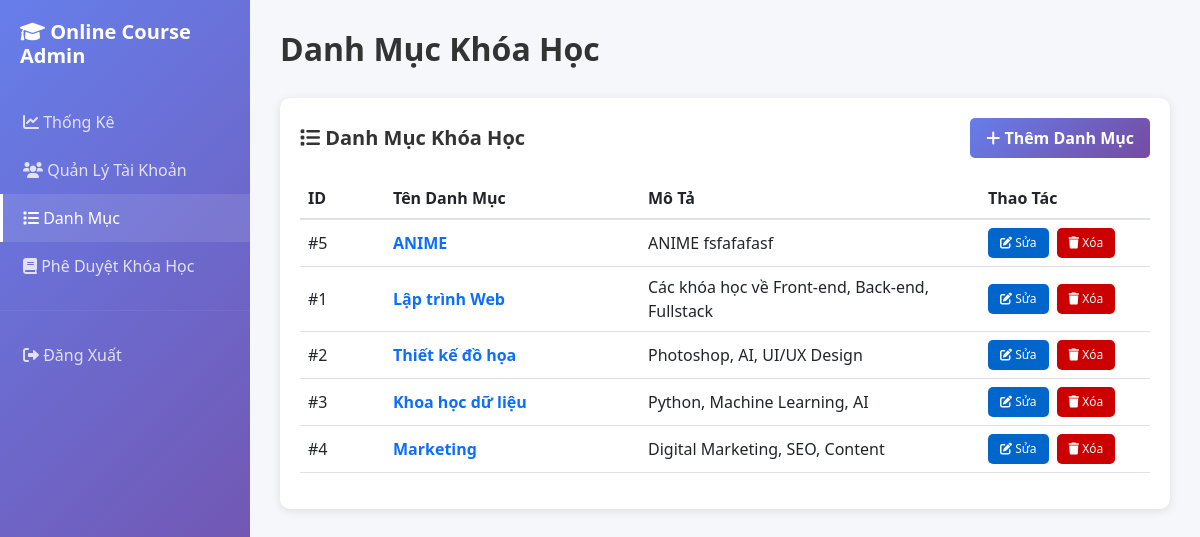
Page /index.php?controller=admin&action=dashboard&tab=categories (signed in) on the committed database.
### tables this page shows
CREATE TABLE `categories` (
  `id` int(11) NOT NULL,
  `name` varchar(255) NOT NULL,
  `description` text DEFAULT NULL,
  `created_at` datetime DEFAULT current_timestamp()
);

### controllers/AdminController.php (called while the page is built, shortened)
<?php
require_once 'models/Category.php';
class AdminController {
    public function dashboard() {
        $currentTab = isset($_GET['tab']) ? $_GET['tab'] : 'overview';
        $database = new Database();
        $db = $database->connect();
        if ($currentTab == 'users') {
            $database = new Database();
            $db = $database->connect();
            $userModel = new User($db);
            $allUsers = $userModel->getAll();
        }
        elseif ($currentTab == 'categories') {
            $categoryModel = new Category($db);
            $allCategories = $categoryModel->getAll();
        }
        elseif ($currentTab == 'courses') {
            $courseModel = new Course($db);
            $pendingCourses = $courseModel->getPendingCourses();
        }
        include 'views/admin/dashboard.php';
    }
}
?>

### models/Category.php (called while the page is built, shortened)
<?php
class Category {
    private $conn;
    private $table = 'categories';
    public function __construct($db) {
        $this->conn = $db;
    }
    public function getAll() {
        $query = "SELECT * FROM " . $this->table . " ORDER BY created_at DESC";
        $stmt = $this->conn->prepare($query);
        $stmt->execute();
        return $stmt->fetchAll(PDO::FETCH_ASSOC);
    }
}
?>

### views/admin/dashboard.php (the view, shortened to what this page needs)
<?php
$currentTab = isset($_GET['tab']) ? $_GET['tab'] : 'overview';
?>
<!DOCTYPE html>
<html lang="vi">
<head>
    <link href="https://cdn.jsdelivr.net/npm/bootstrap@5.3.0/dist/css/bootstrap.min.css" rel="stylesheet">
    <link href="https://cdnjs.cloudflare.com/ajax/libs/font-awesome/6.0.0/css/all.min.css" rel="stylesheet">
</head>
<body>
    <div class="d-flex">
        <div class="sidebar">
            <h5>
                <i class="fas fa-graduation-cap"></i> Online Course Admin
            </h5>
            <nav class="nav flex-column">
                <a class="nav-link <?php echo $currentTab == 'overview' ? 'active' : ''; ?>"
                   href="index.php?controller=admin&action=dashboard">
                    <i class="fas fa-chart-line"></i> Thống Kê
                </a>
                <a class="nav-link <?php echo $currentTab == 'users' ? 'active' : ''; ?>"
                   href="index.php?controller=admin&action=dashboard&tab=users">
                    <i class="fas fa-users"></i> Quản Lý Tài Khoản
                </a>
                <a class="nav-link <?php echo $currentTab == 'categories' ? 'active' : ''; ?>"
                   href="index.php?controller=admin&action=dashboard&tab=categories">
                    <i class="fas fa-list"></i> Danh Mục
                </a>
                <a class="nav-link <?php echo $currentTab == 'courses' ? 'active' : ''; ?>"
                   href="index.php?controller=admin&action=dashboard&tab=courses">
                    <i class="fas fa-book"></i> Phê Duyệt Khóa Học
                </a>
                <hr style="border-color: rgba(255, 255, 255, 0.2); margin: 20px 0;">
                <a class="nav-link" href="index.php?controller=auth&action=logout">
                    <i class="fas fa-sign-out-alt"></i> Đăng Xuất
                </a>
            </nav>
        </div>
        <div class="main-content flex-grow-1">
            <div class="page-header">
                <h2>
                    <?php
                    $titles = [
                        'overview' => 'Tổng Quan',
                        'users' => 'Quản Lý Tài Khoản',
                        'categories' => 'Danh Mục Khóa Học',
                        'courses' => 'Phê Duyệt Khóa Học'
                    ];
                    echo isset($titles[$currentTab]) ? $titles[$currentTab] : 'Bảng Điều Khiển';
                    ?>
                </h2>
            </div>
            <div class="tabs-container">
                <?php if ($currentTab == 'overview'): ?>
                <div class="tab-content">
                    <div class="row mb-4">
                        <div class="col-md-3 mb-3">
                            <div class="stats-card">
                                <i class="fas fa-users" style="color: #667eea;"></i>
                                <h3><?php echo number_format($stats['totalUsers']); ?></h3>
                                <p>Tổng Người Dùng</p>
                            </div>
                        </div>
                        <div class="col-md-3 mb-3">
                            <div class="stats-card">
                                <i class="fas fa-book" style="color: #28a745;"></i>
                                <h3><?php echo number_format($stats['totalCourses']); ?></h3>
                                <p>Khóa Học Đã Duyệt</p>
                            </div>
                        </div>
                        <div class="col-md-3 mb-3">
                            <div class="stats-card">
                                <i class="fas fa-hourglass-half" style="color: #ffc107;"></i>
                                <h3><?php echo number_format($stats['pendingCourses']); ?></h3>
                                <p>Chờ Phê Duyệt</p>
                            </div>
                        </div>
                        <div class="col-md-3 mb-3">
                            <div class="stats-card">
                                <i class="fas fa-chart-line" style="color: #dc3545;"></i>
                                <h3><?php echo number_format($stats['totalRevenue']); ?> đ</h3>
                                <p>Tổng Doanh Thu</p>
                            </div>
                        </div>
                        <div class="col-md-3 mb-3">
                            <div class="stats-card">
                                <i class="fas fa-user-check" style="color: #17a2b8;"></i>
                                <h3><?php echo number_format($stats['totalEnrollments']); ?></h3>
                                <p>Tổng Lượt Đăng Ký</p>
                            </div>
                        </div>
                    </div>
                </div>
                <?php elseif ($currentTab == 'categories'): ?>
                <div class="tab-content">
                    <div class="tab-header">
                        <h5><i class="fas fa-list"></i> Danh Mục Khóa Học</h5>
                        <a href="index.php?controller=admin&action=addCategory" class="btn-add">
                            <i class="fas fa-plus"></i> Thêm Danh Mục
                        </a>
                    </div>
                    <div class="table-wrapper">
                        <?php if (!empty($allCategories)): ?>
                            <table class="table">
                                <thead>
                                    <tr>
                                        <th width="10%">ID</th>
                                        <th width="30%">Tên Danh Mục</th>
                                        <th width="40%">Mô Tả</th>
                                        <th width="20%">Thao Tác</th>
                                    </tr>
                                </thead>
                                <tbody>
                                    <?php foreach ($allCategories as $cat): ?>
                                    <tr>
                                        <td>#<?php echo $cat['id']; ?></td>
                                        <td class="fw-bold text-primary"><?php echo htmlspecialchars($cat['name']); ?></td>
                                        <td><?php echo htmlspecialchars($cat['description']); ?></td>
                                        <td>
                                            <div class="action-buttons">
                                                <a href="index.php?controller=admin&action=editCategory&id=<?php echo $cat['id']; ?>"
                                                   class="btn-sm btn-edit">
                                                    <i class="fas fa-edit"></i> Sửa
                                                </a>
                                                <a href="index.php?controller=admin&action=deleteCategory&id=<?php echo $cat['id']; ?>"
                                                   class="btn-sm btn-delete"
                                                   onclick="return confirm('Bạn có chắc chắn muốn xóa danh mục này?');">
                                                    <i class="fas fa-trash"></i> Xóa
                                                </a>
                                            </div>
                                        </td>
                                    </tr>
                                    <?php endforeach; ?>
                                </tbody>
                            </table>
                        <?php endif; ?>
                    </div>
                </div>
                <?php endif; ?>
            </div>
        </div>
    </div>
</body>
</html>

### views/admin/dashboard.php (style rules this page uses)
body { background-color: #f5f7fa; font-family: 'Segoe UI', Tahoma, Geneva, Verdana, sans-serif; }
.sidebar { background: linear-gradient(135deg, #667eea 0%, #764ba2 100%); color: white; min-height: 100vh; padding: 20px 0; position: fixed; width: 250px; left: 0; top: 0; overflow-y: auto; }
.sidebar h5 { padding: 0 20px; margin-bottom: 30px; font-weight: 700; }
.sidebar .nav-link { color: rgba(255, 255, 255, 0.8); padding: 12px 20px; border-left: 3px solid transparent; transition: all 0.3s ease; }
.sidebar .nav-link:hover, .sidebar .nav-link.active { color: white; background-color: rgba(255, 255, 255, 0.1); border-left-color: white; }
.main-content { margin-left: 250px; padding: 30px; }
.page-header { margin-bottom: 30px; }
.page-header h2 { color: #333; font-weight: 700; margin: 0; }
.tabs-container { background: white; border-radius: 10px; box-shadow: 0 2px 10px rgba(0, 0, 0, 0.1); overflow: hidden; }
.tab-content { padding: 20px; }
.table-wrapper { overflow: auto; }
table { margin-bottom: 0; }
table thead { background-color: #f8f9fa; border-bottom: 2px solid #dee2e6; }
table th { font-weight: 600; color: #333; padding: 15px; vertical-align: middle; }
table td { padding: 15px; vertical-align: middle; }
table tbody tr { border-bottom: 1px solid #dee2e6; transition: background-color 0.3s ease; }
.action-buttons { display: flex; gap: 8px; }
.btn-sm { padding: 6px 12px; font-size: 12px; border-radius: 5px; text-decoration: none; transition: all 0.3s ease; border: none; cursor: pointer; }
.btn-edit { background-color: #0066cc; color: white; }
.btn-delete { background-color: #cc0000; color: white; }
.btn-add { background: linear-gradient(135deg, #667eea 0%, #764ba2 100%); color: white; border: none; padding: 8px 16px; border-radius: 5px; font-weight: 600; transition: all 0.3s ease; text-decoration: none; cursor: pointer; }
.tab-header { display: flex; justify-content: space-between; align-items: center; margin-bottom: 20px; }
.tab-header h5 { margin: 0; color: #333; font-weight: 700; }

### rows in the picture
categories: id "5", name "ANIME", description "ANIME fsfafafasf"
categories: id "1", name "Lập trình Web", description "Các khóa học về Front-end, Back-end, Fullstack"
categories: id "2", name "Thiết kế đồ họa", description "Photoshop, AI, UI/UX Design"
categories: id "3", name "Khoa học dữ liệu", description "Python, Machine Learning, AI"
categories: id "4", name "Marketing", description "Digital Marketing, SEO, Content"

### other values in the picture
$titles[$currentTab] "Danh Mục Khóa Học"
